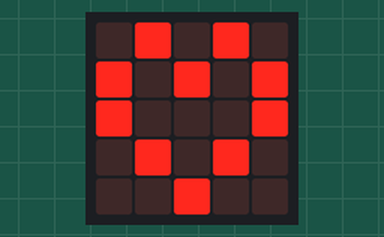
Recording of a program running on a simulated BBC micro:bit (MakeCode). Parts: the board's 5×5 LED display.

Above: at 0.2 s.

Measured:
- what the display in image 0 shows lasts 0.5 s, from 0.1 s to 0.6 s

The program:

main.ts
```typescript
basic.forever(function () {
    basic.pause(100)
    basic.showLeds(`
        . # . # .
        # . # . #
        # . . . #
        . # . # .
        . . # . .
        `)
    basic.pause(100)
    basic.clearScreen()
})
```

test.ts
```typescript
// tests gaan hier; deze zal niet worden gecompileerd wanneer dit pakket wordt gebruikt als extensie.
```
